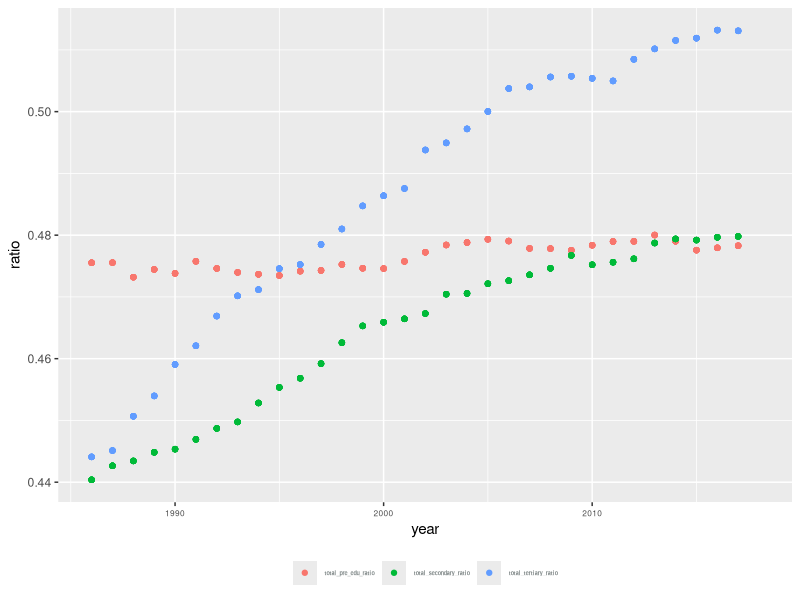
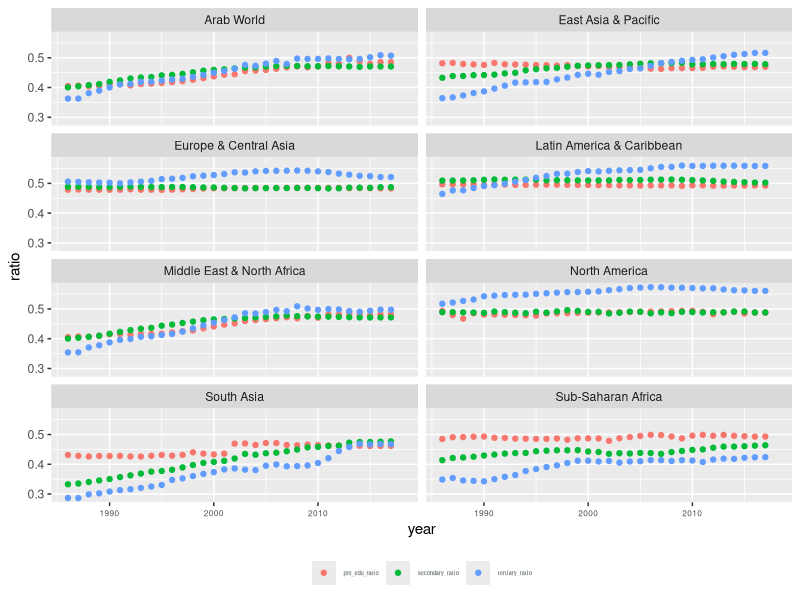
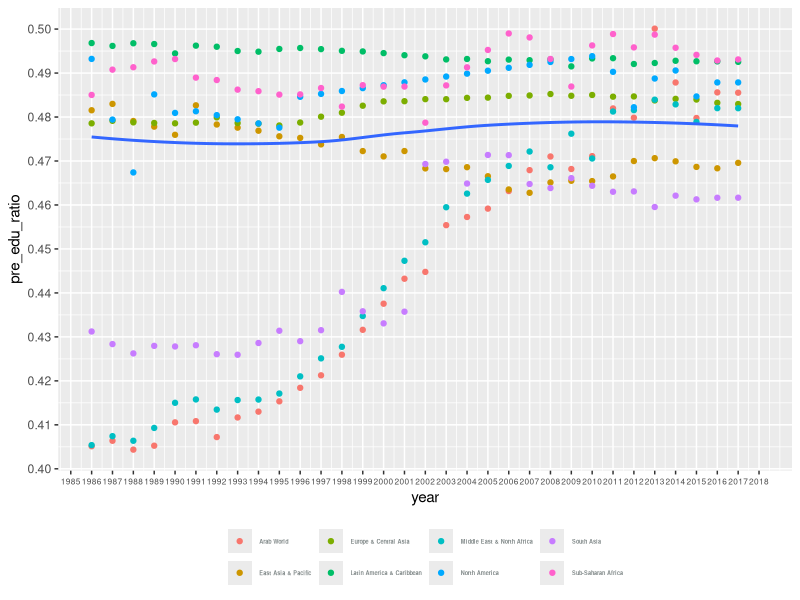
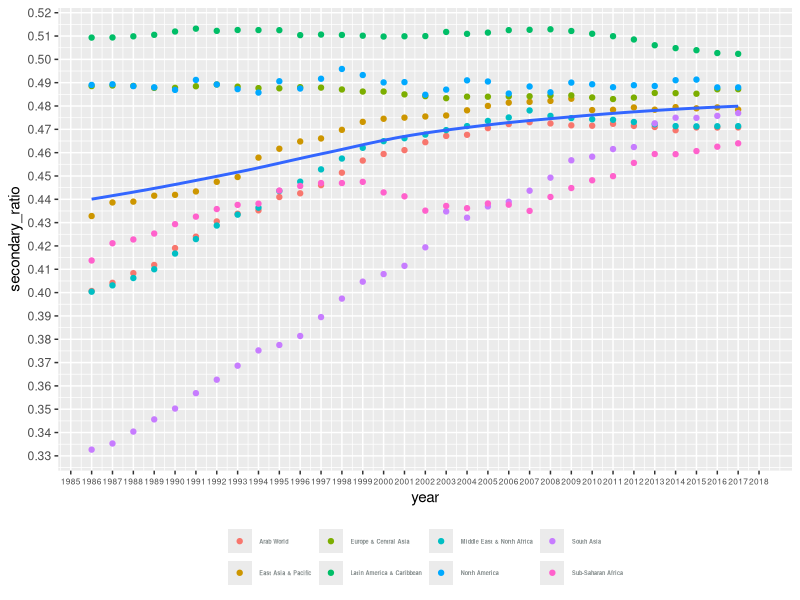
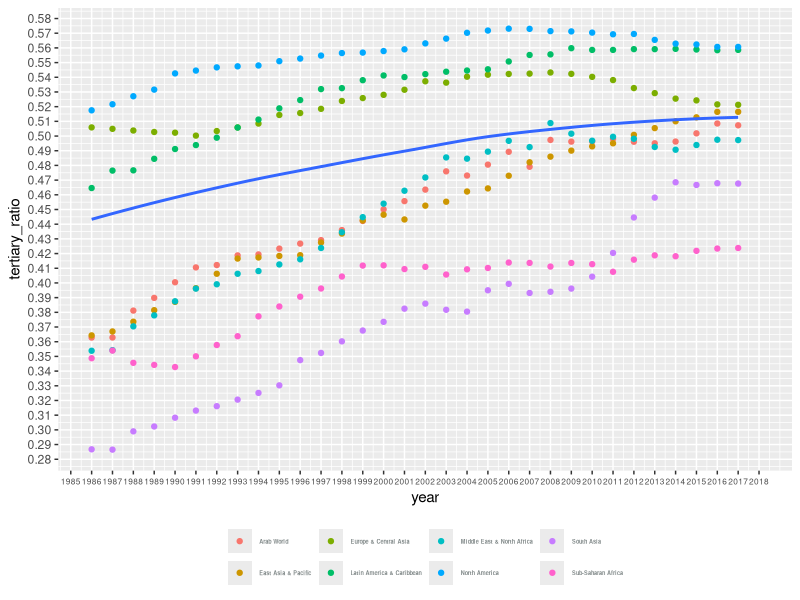

Write the R code that produced these figures, in order.
## ---- chunk 1
knitr::opts_chunk$set(echo = FALSE)
## ---- chunk 2
setwd("C:/Users/huang/Desktop/midterm_project_615")
data<-read.csv("education_gender.csv",header = TRUE)
library(tidyr)
library(stringr)
library(dplyr)
library(ggplot2)
## ---- chunk 3
n<-colnames(data)
nn<-n[5:37]
data1<-gather(data,year,value,nn)
data2<-unite(data1,"varname",Series,Series.Code, sep="-",remove = TRUE)
data3<-spread(data2,varname,value)

data3$year<-as.numeric(str_sub(data3$year,2,5))

a<-c("country_name","country_code","year","pre_primary_both","pre_primary_female","primary_female","secondary_both","secondary_female","tertiary_both","tertiary_female")
colnames(data3)<-a

## ---- chunk 4
data4<-data3%>%group_by(year)%>%mutate(total_pre_edu_ratio=(sum(as.numeric(pre_primary_female)))/(sum(as.numeric(pre_primary_both))),total_secondary_ratio=(sum(as.numeric(secondary_female)))/(sum(as.numeric(secondary_both))),total_tertiary_ratio=(sum(as.numeric(tertiary_female)))/(sum(as.numeric(tertiary_both))))
## ---- chunk 5
data5<-data4%>%mutate(pre_edu_ratio=as.numeric(pre_primary_female)/as.numeric(pre_primary_both),secondary_ratio=as.numeric(secondary_female)/as.numeric(secondary_both),tertiary_ratio=as.numeric(tertiary_female)/as.numeric(tertiary_both))

## ---- chunk 6
total<-data5[,c(3,11:13)]
totalrev<-gather(total,totaledu,ratio,-year)
ggplot(data=totalrev)+geom_point(mapping=aes(x=year,y=ratio,color=totaledu))+guides(color=guide_legend(title=NULL))+theme(legend.text = element_text(color="azure4", size = 4, face = "bold"))+theme(axis.text.x=element_text(size = 6))+theme(legend.position = 'bottom')
## ---- chunk 7

a<-colnames(data5)
aa<-a[14:16]
data5rev<-gather(data5,edulevel,ratio,aa)

ggplot(data=data5rev)+geom_point(mapping=aes(x=year,y=ratio,color=edulevel))+guides(color=guide_legend(title=NULL))+theme(legend.text = element_text(color="azure4", size = 4, face = "bold"))+theme(axis.text.x=element_text(size = 6))+theme(legend.position = 'bottom') +facet_wrap(~ country_name, nrow = 4)


## ---- chunk 8
ggplot(data=data5)+geom_point(mapping=aes(x=year,y=pre_edu_ratio,color=data5$country_name))+scale_y_continuous(breaks=seq(0.4, 0.5, 0.01)) +
scale_x_continuous(breaks=seq(1985, 2018, 1))+guides(color=guide_legend(title=NULL))+theme(legend.text = element_text(color="azure4", size = 4, face = "bold"))+theme(axis.text.x=element_text(size = 6))+theme(legend.position = 'bottom')+geom_smooth(mapping = aes(x=year,y=data5$total_pre_edu_ratio),se=FALSE)

## ---- chunk 9
ggplot(data=data5)+geom_point(mapping=aes(x=year,y=secondary_ratio,color=data5$country_name))+scale_y_continuous(breaks=seq(0,1, 0.01)) +
scale_x_continuous(breaks=seq(1985, 2018, 1))+guides(color=guide_legend(title=NULL))+theme(legend.text = element_text(color="azure4", size = 4, face = "bold"))+theme(axis.text.x=element_text(size = 6))+theme(legend.position = 'bottom')+geom_smooth(mapping = aes(x=year,y=data5$total_secondary_ratio),se=FALSE)
## ---- chunk 10
ggplot(data=data5)+geom_point(mapping=aes(x=year,y=tertiary_ratio,color=data5$country_name))+scale_y_continuous(breaks=seq(0, 1, 0.01)) +
scale_x_continuous(breaks=seq(1985, 2018, 1))+guides(color=guide_legend(title=NULL))+theme(legend.text = element_text(color="azure4", size = 4, face = "bold"))+theme(axis.text.x=element_text(size = 6))+theme(legend.position = 'bottom')+geom_smooth(mapping = aes(x=year,y=data5$total_tertiary_ratio),se=FALSE)
